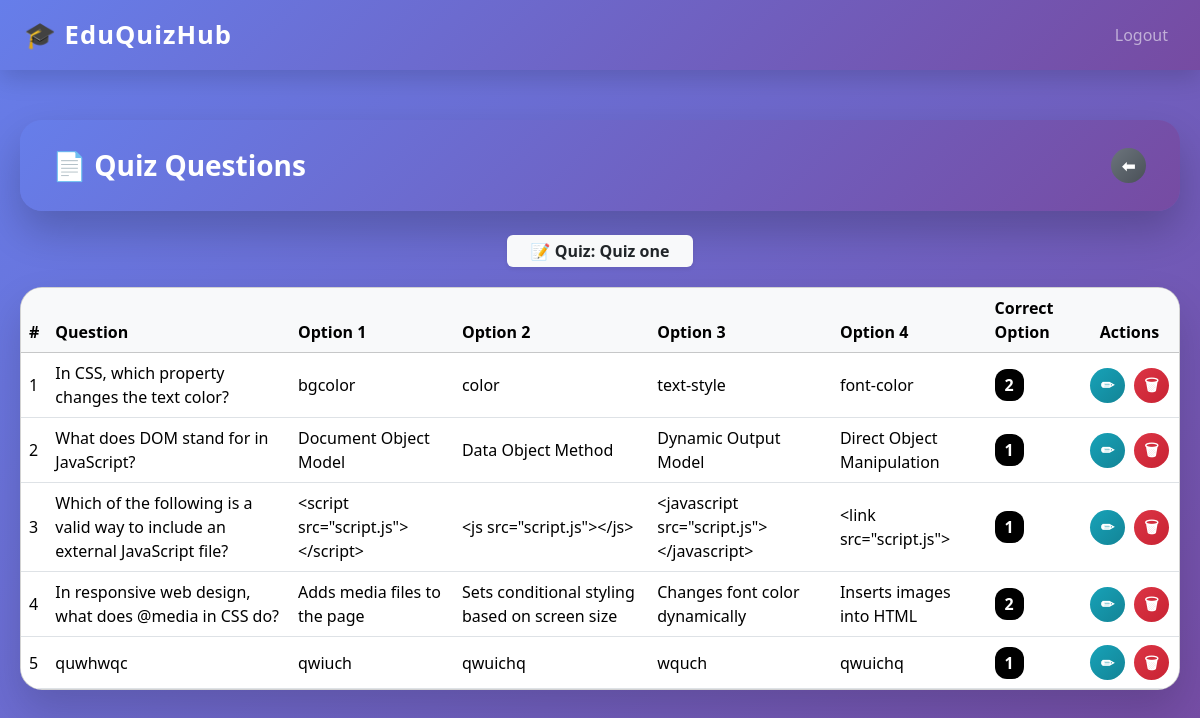
Page /admin/view-questions/1 (signed in) on the committed database.
### tables this page shows
CREATE TABLE quizzes (
    id INTEGER PRIMARY KEY AUTOINCREMENT,
    module_id INTEGER NOT NULL,
    title TEXT NOT NULL,
    time_limit INTEGER,
    is_active INTEGER DEFAULT 0,
    FOREIGN KEY (module_id) REFERENCES modules(id)
);

CREATE TABLE questions (
    id INTEGER PRIMARY KEY AUTOINCREMENT,
    quiz_id INTEGER NOT NULL,
    question TEXT NOT NULL,
    option1 TEXT NOT NULL,
    option2 TEXT NOT NULL,
    option3 TEXT NOT NULL,
    option4 TEXT NOT NULL,
    correct_option INTEGER NOT NULL,
    FOREIGN KEY (quiz_id) REFERENCES quizzes(id)
);

### app.py (the view)
@app.route("/admin/view-questions/<int:quiz_id>")
def view_quiz_questions(quiz_id):
    if session.get("role") != "admin":
        flash("Unauthorized access", "danger")
        return redirect(url_for("login"))
    quiz = get_quiz_by_id(quiz_id)
    questions = get_questions_by_quiz(quiz_id)
    return render_template(
        "view_questions.html",
        quiz=quiz,
        questions=questions
    )

### db/db.py (called while the page is built)
def get_db_connection():
    conn = sqlite3.connect(DB_NAME)
    conn.row_factory = sqlite3.Row
    return conn

def get_quiz_by_id(quiz_id):
    with get_db_connection() as conn:
        return conn.execute(
            "SELECT * FROM quizzes WHERE id = ?",
            (quiz_id,)
        ).fetchone()

def get_questions_by_quiz(quiz_id):
    with get_db_connection() as conn:
        return conn.execute(
            "SELECT * FROM questions WHERE quiz_id = ?",
            (quiz_id,)
        ).fetchall()

### templates/view_questions.html (shortened to what this page needs)
{% extends "base.html" %}
{% block content %}
<div class="page-header mb-4 d-flex justify-content-between align-items-center">
    <h3 class="fw-bold mb-0 text-white">📄 Quiz Questions</h3>
    <a href="{{ url_for('module_quizzes_admin', module_id=quiz.module_id) }}" class="btn btn-back btn-animated">
        ⬅
    </a>
</div>
<div class="mb-3 text-center">
    <span class="badge bg-light text-dark fs-6 px-4 py-2 shadow-sm">
        📝 Quiz: <strong>{{ quiz.title }}</strong>
    </span>
</div>
<div class="card table-card">
    <div class="card-body p-0">
        <table class="table table-hover align-middle mb-0">
            <thead class="table-light">
                <tr>
                    <th>#</th>
                    <th>Question</th>
                    <th>Option 1</th>
                    <th>Option 2</th>
                    <th>Option 3</th>
                    <th>Option 4</th>
                    <th>Correct Option</th>
                    <th class="text-center">Actions</th>
                </tr>
            </thead>
            <tbody>
                {% for q in questions %}
                <tr>
                    <td>{{ loop.index }}</td>
                    <td>{{ q.question }}</td>
                    <td>{{ q.option1 }}</td>
                    <td>{{ q.option2 }}</td>
                    <td>{{ q.option3 }}</td>
                    <td>{{ q.option4 }}</td>
                    <td>
                        <span class="badge-correct">{{ q.correct_option }}</span>
                    </td>
                    <td class="text-center">
                        <div class="actions-container">
                            <a href="{{ url_for('edit_question', question_id=q.id) }}" class="btn btn-edit">✏</a>
                            <a href="{{ url_for('delete_question', question_id=q.id) }}" class="btn btn-delete">🗑</a>
                        </div>
                    </td>
                </tr>
                {% else %}
                <tr>
                    <td colspan="8" class="text-center text-muted py-4">
                        No questions added yet.
                    </td>
                </tr>
                {% endfor %}
            </tbody>
        </table>
    </div>
</div>
{% endblock %}

### static/css/style.css (style rules this page uses)
body { background-color: #f8f9fa; }
.card { border-radius: 10px; }
h1, h2, h3 { color: #0d6efd; }

### templates/base.html (style rules this page uses)
html, body { width: 100%; margin: 0; padding: 0; overflow-x: hidden; font-family: "Segoe UI", sans-serif; background: #f4f6fb; }

### templates/view_questions.html (style rules this page uses)
body { background: linear-gradient(135deg, #667eea, #764ba2); min-height: 100vh; margin-bottom: 2rem; }
.page-header { background: linear-gradient(135deg, #667eea, #764ba2); color: #fff; border-radius: 22px; padding: 28px 32px; box-shadow: 0 20px 40px rgba(0,0,0,0.2); animation: fadeDown 0.8s ease; }
.table-card { border-radius: 22px; background: #ffffff; overflow: hidden; box-shadow: 0 20px 40px rgba(0,0,0,0.15); animation: fadeUp 0.8s ease; margin-top: 20px; }
.btn-back, .btn-edit, .btn-delete { border-radius: 50%; font-weight: 600; cursor: pointer; transition: all 0.35s ease; color: #fff; border: none; width: 35px; height: 35px; display: inline-flex; align-items: center; justify-content: center; font-size: 16px; margin: 0 2px; }
.btn-back { background: linear-gradient(135deg, #6c757d, #495057); }
.btn-edit { background: linear-gradient(135deg, #17a2b8, #138496); }
.btn-delete { background: linear-gradient(135deg, #dc3545, #c82333); }
.table-hover tbody tr { transition: background 0.3s ease, transform 0.3s ease; cursor: pointer; }
.badge-correct { background-color: #000; color: #fff; font-weight: bold; padding: 5px 10px; border-radius: 12px; }
.actions-container { display: flex; justify-content: center; gap: 5px; }

### rows in the picture
quizzes: title "Quiz one"
questions: question "In CSS, which property changes the text color?", option1 "bgcolor", option2 "color", option3 "text-style", option4 "font-color", correct_option "2"
questions: question "What does DOM stand for in JavaScript?", option1 "Document Object Model", option2 "Data Object Method", option3 "Dynamic Output Model", option4 "Direct Object Manipulation", correct_option "1"
questions: question "Which of the following is a valid way to include an external JavaScript file?", option1 "<script src=\"script.js\"></script>", option2 "<js src=\"script.js\"></js>", option3 "<javascript src=\"script.js\"></javascript>", option4 "<link src=\"script.js\">", correct_option "1"
questions: question "In responsive web design, what does @media in CSS do?", option1 "Adds media files to the page", option2 "Sets conditional styling based on screen size", option3 "Changes font color dynamically", option4 "Inserts images into HTML", correct_option "2"
questions: question "quwhwqc", option1 "qwiuch", option2 "qwuichq", option3 "wquch", option4 "qwuichq", correct_option "1"
